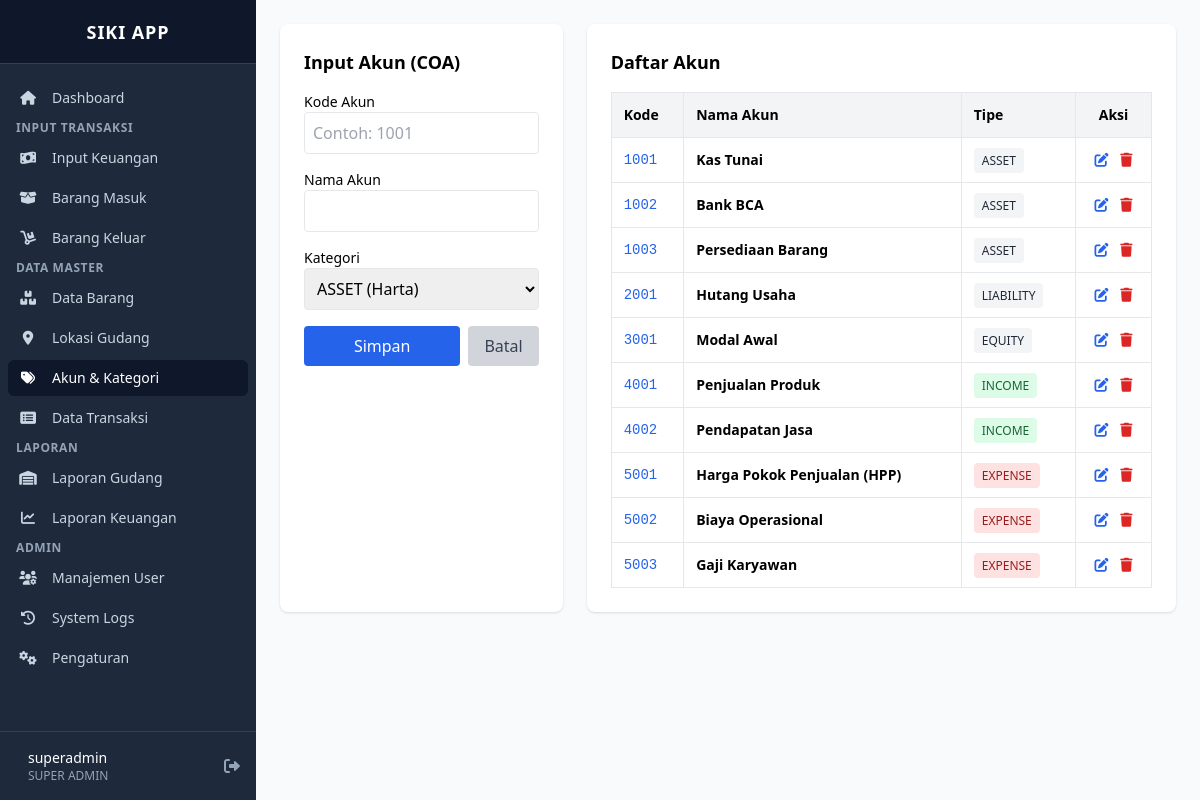
Screenshot of /index.php?page=akun_kategori (signed in) with the database file from the repository.
### tables this page shows
CREATE TABLE IF NOT EXISTS `accounts` (
  `id` int(11) NOT NULL AUTO_INCREMENT,
  `code` varchar(20) NOT NULL,
  `name` varchar(100) NOT NULL,
  `type` enum('ASSET','LIABILITY','EQUITY','INCOME','EXPENSE') NOT NULL,
  PRIMARY KEY (`id`)
);

### views/akun_kategori.php (the view, shortened to what this page needs)
<?php
$accounts = $pdo->query("SELECT * FROM accounts ORDER BY code ASC")->fetchAll();
?>
<div class="grid grid-cols-1 md:grid-cols-3 gap-6">
    <div class="bg-white p-6 rounded-lg shadow">
        <h3 class="text-lg font-bold mb-4">Input Akun (COA)</h3>
        <form method="POST">
            <div class="mb-4">
                <label class="block text-sm font-medium">Kode Akun</label>
                <input type="text" name="code" id="form_code" class="w-full border p-2 rounded" required placeholder="Contoh: 1001">
            </div>
            <div class="mb-4">
                <label class="block text-sm font-medium">Nama Akun</label>
                <input type="text" name="name" id="form_name" class="w-full border p-2 rounded" required>
            </div>
            <div class="mb-4">
                <label class="block text-sm font-medium">Kategori</label>
                <select name="type" id="form_type" class="w-full border p-2 rounded">
                    <option value="ASSET">ASSET (Harta)</option>
                </select>
            </div>
            <div class="flex gap-2">
                <button type="submit" class="bg-blue-600 text-white px-4 py-2 rounded hover:bg-blue-700 flex-1">Simpan</button>
                <button type="button" onclick="resetForm()" class="bg-gray-300 text-gray-700 px-4 py-2 rounded">Batal</button>
            </div>
        </form>
    </div>
    <div class="bg-white p-6 rounded-lg shadow md:col-span-2 overflow-auto">
        <h3 class="text-lg font-bold mb-4">Daftar Akun</h3>
        <table class="w-full text-sm text-left border">
            <thead class="bg-gray-100">
                <tr>
                    <th class="p-3 border">Kode</th>
                    <th class="p-3 border">Nama Akun</th>
                    <th class="p-3 border">Tipe</th>
                    <th class="p-3 border text-center">Aksi</th>
                </tr>
            </thead>
            <tbody>
                <?php foreach($accounts as $d): ?>
                <tr>
                    <td class="p-3 border font-mono text-blue-600"><?= $d['code'] ?></td>
                    <td class="p-3 border font-bold"><?= $d['name'] ?></td>
                    <td class="p-3 border">
                        <span class="px-2 py-1 text-xs rounded
                        <?= $d['type']=='INCOME'?'bg-green-100 text-green-800':
                           ($d['type']=='EXPENSE'?'bg-red-100 text-red-800':'bg-gray-100 text-gray-800') ?>">
                            <?= $d['type'] ?>
                        </span>
                    </td>
                    <td class="p-3 border text-center">
                        <button onclick="edit(<?= htmlspecialchars(json_encode($d)) ?>)" class="text-blue-600 mr-2"><i class="fas fa-edit"></i></button>
                        <a href="?page=akun_kategori&delete=<?= $d['id'] ?>" onclick="return confirm('Hapus?')" class="text-red-600"><i class="fas fa-trash"></i></a>
                    </td>
                </tr>
                <?php endforeach; ?>
            </tbody>
        </table>
    </div>
</div>

### index.php (shortened to what this page needs)
<?php
$page = $_GET['page'] ?? 'dashboard';
$role = $_SESSION['role'];
?>
<!DOCTYPE html>
<html lang="id">
<head>
    <script src="https://cdn.tailwindcss.com"></script>
    <link href="https://cdnjs.cloudflare.com/ajax/libs/font-awesome/6.0.0/css/all.min.css" rel="stylesheet">
</head>
<body class="bg-gray-100 flex h-screen overflow-hidden font-sans">
    <aside class="bg-slate-800 text-white w-64 flex-shrink-0 flex flex-col transition-all duration-300 hidden md:flex">
        <div class="h-16 flex items-center justify-center border-b border-slate-700 bg-slate-900">
            <h1 class="text-lg font-bold tracking-wider">SIKI APP</h1>
        </div>
        <div class="flex-1 overflow-y-auto sidebar-scroll py-4">
            <nav class="px-2 space-y-1">
                <a href="?page=dashboard" class="group flex items-center px-2 py-2 text-sm font-medium rounded-md hover:bg-slate-700 <?= $page == 'dashboard' ? 'bg-slate-900 text-white' : 'text-slate-300' ?>">
                    <i class="fas fa-home mr-3 w-6 text-center"></i> Dashboard
                </a>
                <div class="mt-4 px-2 text-xs font-semibold text-slate-400 uppercase tracking-wider">Input Transaksi</div>
                <?php if ($role !== 'ADMIN_GUDANG'): ?>
                <a href="?page=transaksi_keuangan" class="group flex items-center px-2 py-2 text-sm font-medium rounded-md hover:bg-slate-700 <?= $page == 'transaksi_keuangan' ? 'bg-slate-900 text-white' : 'text-slate-300' ?>">
                    <i class="fas fa-money-bill-wave mr-3 w-6 text-center"></i> Input Keuangan
                </a>
                <?php endif; ?>
                <?php if ($role !== 'ADMIN_KEUANGAN'): ?>
                <a href="?page=barang_masuk" class="group flex items-center px-2 py-2 text-sm font-medium rounded-md hover:bg-slate-700 <?= $page == 'barang_masuk' ? 'bg-slate-900 text-white' : 'text-slate-300' ?>">
                    <i class="fas fa-box-open mr-3 w-6 text-center"></i> Barang Masuk
                </a>
                <a href="?page=barang_keluar" class="group flex items-center px-2 py-2 text-sm font-medium rounded-md hover:bg-slate-700 <?= $page == 'barang_keluar' ? 'bg-slate-900 text-white' : 'text-slate-300' ?>">
                    <i class="fas fa-dolly mr-3 w-6 text-center"></i> Barang Keluar
                </a>
                <?php endif; ?>
                <div class="mt-4 px-2 text-xs font-semibold text-slate-400 uppercase tracking-wider">Data Master</div>
                <?php if ($role !== 'ADMIN_KEUANGAN'): ?>
                <a href="?page=data_barang" class="group flex items-center px-2 py-2 text-sm font-medium rounded-md hover:bg-slate-700 <?= $page == 'data_barang' ? 'bg-slate-900 text-white' : 'text-slate-300' ?>">
                    <i class="fas fa-boxes mr-3 w-6 text-center"></i> Data Barang
                </a>
                <a href="?page=lokasi_gudang" class="group flex items-center px-2 py-2 text-sm font-medium rounded-md hover:bg-slate-700 <?= $page == 'lokasi_gudang' ? 'bg-slate-900 text-white' : 'text-slate-300' ?>">
                    <i class="fas fa-map-marker-alt mr-3 w-6 text-center"></i> Lokasi Gudang
                </a>
                <?php endif; ?>
                <?php if ($role !== 'ADMIN_GUDANG'): ?>
                <a href="?page=akun_kategori" class="group flex items-center px-2 py-2 text-sm font-medium rounded-md hover:bg-slate-700 <?= $page == 'akun_kategori' ? 'bg-slate-900 text-white' : 'text-slate-300' ?>">
                    <i class="fas fa-tags mr-3 w-6 text-center"></i> Akun & Kategori
                </a>
                <a href="?page=data_transaksi" class="group flex items-center px-2 py-2 text-sm font-medium rounded-md hover:bg-slate-700 <?= $page == 'data_transaksi' ? 'bg-slate-900 text-white' : 'text-slate-300' ?>">
                    <i class="fas fa-list-alt mr-3 w-6 text-center"></i> Data Transaksi
                </a>
                <?php endif; ?>
                <div class="mt-4 px-2 text-xs font-semibold text-slate-400 uppercase tracking-wider">Laporan</div>
                <?php if ($role !== 'ADMIN_KEUANGAN'): ?>
                <a href="?page=laporan_gudang" class="group flex items-center px-2 py-2 text-sm font-medium rounded-md hover:bg-slate-700 <?= $page == 'laporan_gudang' ? 'bg-slate-900 text-white' : 'text-slate-300' ?>">
                    <i class="fas fa-warehouse mr-3 w-6 text-center"></i> Laporan Gudang
                </a>
                <?php endif; ?>
                <?php if ($role !== 'ADMIN_GUDANG'): ?>
                <a href="?page=laporan_keuangan" class="group flex items-center px-2 py-2 text-sm font-medium rounded-md hover:bg-slate-700 <?= $page == 'laporan_keuangan' ? 'bg-slate-900 text-white' : 'text-slate-300' ?>">
                    <i class="fas fa-chart-line mr-3 w-6 text-center"></i> Laporan Keuangan
                </a>
                <?php endif; ?>
                <div class="mt-4 px-2 text-xs font-semibold text-slate-400 uppercase tracking-wider">Admin</div>
                <?php if ($role === 'SUPER_ADMIN'): ?>
                <a href="?page=manajemen_user" class="group flex items-center px-2 py-2 text-sm font-medium rounded-md hover:bg-slate-700 <?= $page == 'manajemen_user' ? 'bg-slate-900 text-white' : 'text-slate-300' ?>">
                    <i class="fas fa-users-cog mr-3 w-6 text-center"></i> Manajemen User
                </a>
                <a href="?page=system_logs" class="group flex items-center px-2 py-2 text-sm font-medium rounded-md hover:bg-slate-700 <?= $page == 'system_logs' ? 'bg-slate-900 text-white' : 'text-slate-300' ?>">
                    <i class="fas fa-history mr-3 w-6 text-center"></i> System Logs
                </a>
                <?php endif; ?>
                <?php if ($role === 'SUPER_ADMIN' || $role === 'ADMIN_KEUANGAN'): ?>
                <a href="?page=pengaturan" class="group flex items-center px-2 py-2 text-sm font-medium rounded-md hover:bg-slate-700 <?= $page == 'pengaturan' ? 'bg-slate-900 text-white' : 'text-slate-300' ?>">
                    <i class="fas fa-cogs mr-3 w-6 text-center"></i> Pengaturan
                </a>
                <?php endif; ?>
            </nav>
        </div>
        <div class="p-4 border-t border-slate-700">
            <div class="flex items-center">
                <div class="ml-3">
                    <p class="text-sm font-medium text-white"><?= $_SESSION['username'] ?></p>
                    <p class="text-xs text-slate-400"><?= str_replace('_', ' ', $_SESSION['role']) ?></p>
                </div>
                <a href="?page=logout" class="ml-auto text-slate-400 hover:text-white"><i class="fas fa-sign-out-alt"></i></a>
            </div>
        </div>
    </aside>
    <div class="flex-1 flex flex-col overflow-hidden">
        <main class="flex-1 overflow-x-hidden overflow-y-auto bg-gray-50 p-6">
            <?php
            $filename = "views/" . $page . ".php";
            if (file_exists($filename)) {
                include $filename;
            } else {
                echo "<div class='text-center mt-10'><h1 class='text-4xl font-bold text-gray-300'>404</h1><p>Halaman tidak ditemukan.</p></div>";
            }
            ?>
        </main>
    </div>
</body>
</html>

### rows the page displays
accounts: code "1001", name "Kas Tunai", type "ASSET"
accounts: code "1002", name "Bank BCA", type "ASSET"
accounts: code "1003", name "Persediaan Barang", type "ASSET"
accounts: code "2001", name "Hutang Usaha", type "LIABILITY"
accounts: code "3001", name "Modal Awal", type "EQUITY"
accounts: code "4001", name "Penjualan Produk", type "INCOME"
accounts: code "4002", name "Pendapatan Jasa", type "INCOME"
accounts: code "5001", name "Harga Pokok Penjualan (HPP)", type "EXPENSE"
accounts: code "5002", name "Biaya Operasional", type "EXPENSE"
accounts: code "5003", name "Gaji Karyawan", type "EXPENSE"

### other values shown
$_SESSION['username'] "superadmin"
str_replace('_', ' ', $_SESSION['role']) "SUPER ADMIN"
